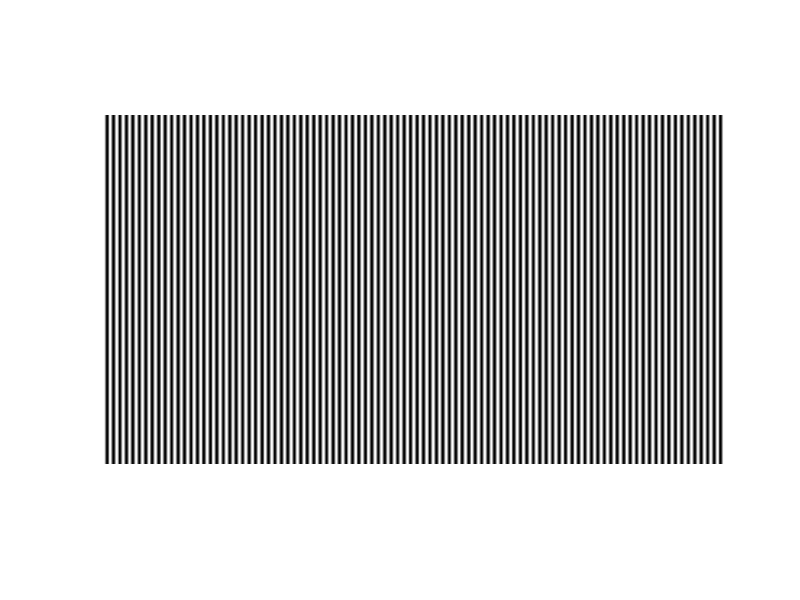
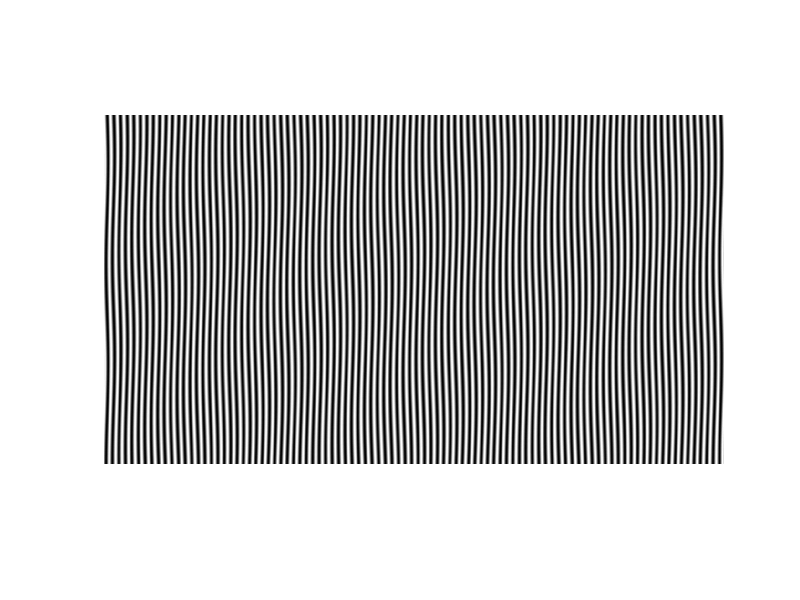

Reproduce these figures in MATLAB, in order.
% generateTestPair
% Generates a fringe pattern and a distorted fringe pattern to test an
% implementation of FTP

% set the test you want to generate
im_test = 3;

refim = 1:(1920/96);
refim = 0.5 + 0.5 * cos(2*pi*(refim/1920)*96);
refim = repmat(refim,1080,96);

figure;
imshow(refim)

switch im_test
    case 1
        dataim = refim;
        shift = dataim(400:600,400:600);
        for i=1:7
            dataim(400:600,(400-i):(600-i)) = shift;
        end
        
    case 2
        dataim = refim;
        for i=1:12
            dataim((400+30*i):(429+30*i),400:800) = dataim((400+30*i):(429+30*i),(400+i):(800+i));
        end
        
    case 3
        L = 300;
        p = 1;
        D = 50;
%         x = linspace(1,1920);
%         y = linspace(1,1080);
        [X,Y] = meshgrid(1:1920,1:1080);
        z = sin(10*(X+Y)/1000);
        phi = (2*pi*D*z/p).*(z-L).^-1;
        dataim = .5+.5*cos(2*pi*(X/1920)*96 + phi);
        
        
end

figure;
imshow(dataim)

imwrite(dataim,'dataim.png')
imwrite(refim,'refim.png')